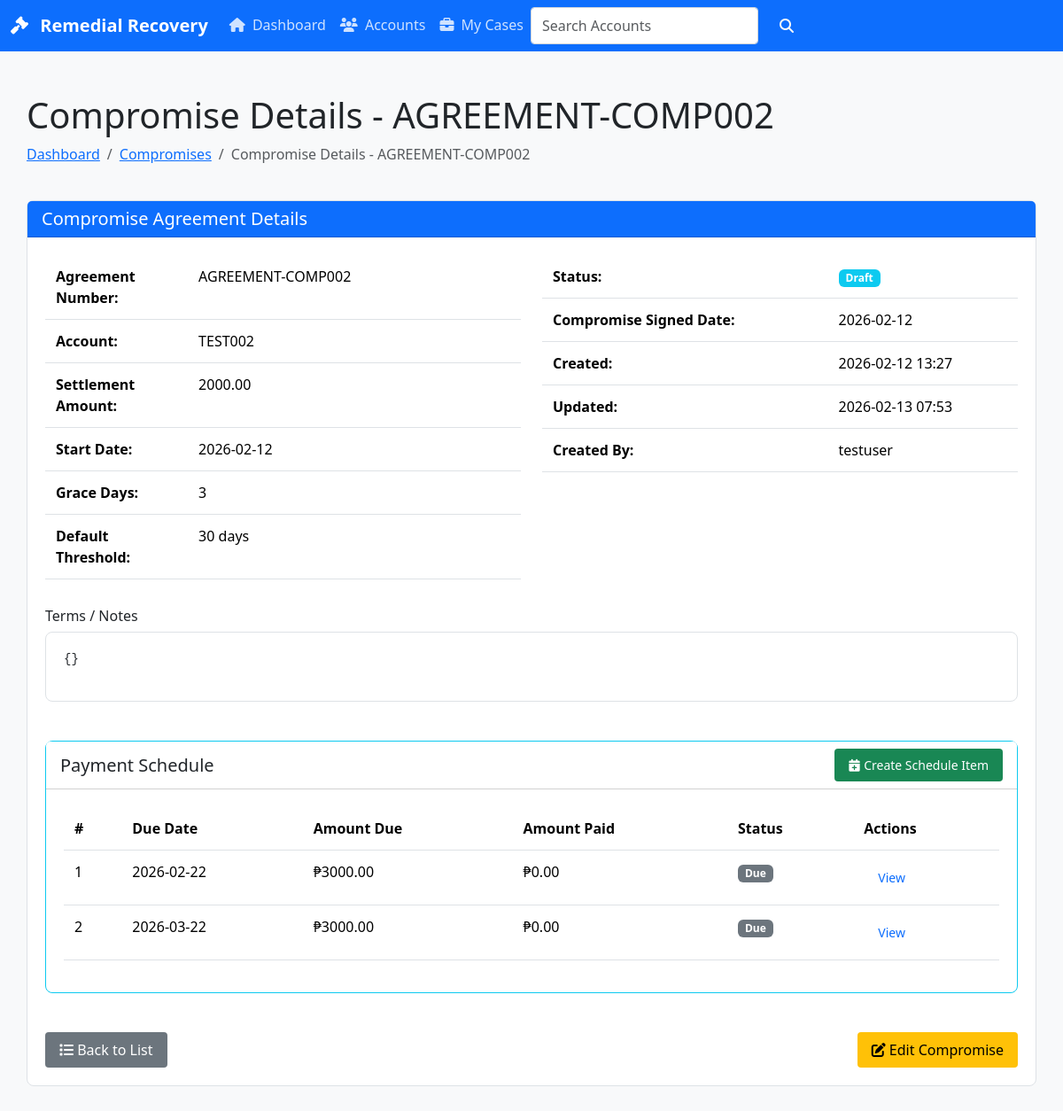
Page /remedial/compromises/1/ on the committed database.
### apps/remedial/models.py (models this page shows, shortened)
class CompromiseAgreement(TenantAwareModel, TimeStampedModel):
    remedial_account = models.ForeignKey(
        RemedialAccount,
        on_delete=models.CASCADE,
        related_name="compromise_agreements",
    )
    agreement_no = models.CharField(max_length=64)
    status = models.CharField(max_length=20, choices=CompromiseStatus.choices, default=CompromiseStatus.DRAFT)
    settlement_amount = models.DecimalField(max_digits=14, decimal_places=2)
    start_date = models.DateField(null=True, blank=True)
    terms = models.TextField(blank=True, default="")
    grace_days = models.PositiveSmallIntegerField(default=3)
    default_threshold_days = models.PositiveSmallIntegerField(default=30)
    approved_by = models.ForeignKey(
        settings.AUTH_USER_MODEL,
        on_delete=models.PROTECT,
        null=True,
        blank=True,
        related_name="approved_compromises",
    )
    approved_at = models.DateTimeField(null=True, blank=True)
    created_by = models.ForeignKey(
        settings.AUTH_USER_MODEL,
        on_delete=models.PROTECT,
        related_name="created_compromises",
    )
    compromise_signed_date = models.DateField(null=True, blank=True)
    is_active = models.BooleanField(default=False)
    class Meta:
        constraints = [
            models.UniqueConstraint(
                fields=["remedial_account"],
                condition=models.Q(status__in=[
                    CompromiseStatus.APPROVED,
                    CompromiseStatus.ACTIVE,
                    CompromiseStatus.DEFAULTED,
                ]),
                name="unique_active_compromise_per_account",
            ),
            models.UniqueConstraint(fields=["remedial_account", "agreement_no"], name="unique_compromise_per_account"),
        ]

class RemedialAccount(TenantAwareModel, TimeStampedModel):
    id = models.UUIDField(primary_key=True, default=uuid.uuid4, editable=False)
    loan_account_no = models.CharField(max_length=64, unique=True)
    borrower_name = models.CharField(max_length=255)
    borrower_id_ref = models.CharField(max_length=64, blank=True)
    outstanding_balance_ref = models.DecimalField(max_digits=14, decimal_places=2, null=True, blank=True)
    stage = models.CharField(max_length=20, choices=RemedialStage.choices, default=RemedialStage.PRE_LEGAL)
    status = models.CharField(max_length=20, choices=RemedialStatus.choices, default=RemedialStatus.ACTIVE)
    assigned_officer = models.ForeignKey(
        settings.AUTH_USER_MODEL,
        on_delete=models.PROTECT,
        null=True,
        blank=True,
        related_name="assigned_remedial_accounts",
    )
    closed_at = models.DateTimeField(null=True, blank=True)
    remarks = models.TextField(blank=True)
    metadata = models.JSONField(default=dict, blank=True)
    class Meta:
        indexes = [
            models.Index(fields=["stage", "status"]),
            models.Index(fields=["assigned_officer", "stage"]),
        ]

class CompromiseScheduleItem(TenantAwareModel, TimeStampedModel):
    compromise_agreement = models.ForeignKey(
        CompromiseAgreement,
        on_delete=models.CASCADE,
        related_name="schedule_items",
    )
    seq_no = models.PositiveIntegerField()
    due_date = models.DateField()
    amount_due = models.DecimalField(max_digits=14, decimal_places=2)
    amount_paid = models.DecimalField(max_digits=14, decimal_places=2, default=0)
    status = models.CharField(max_length=10, choices=ScheduleStatus.choices, default=ScheduleStatus.DUE)
    notes = models.TextField(blank=True)
    last_reminder_sent_at = models.DateTimeField(null=True, blank=True)
    last_escalation_sent_at = models.DateTimeField(null=True, blank=True)
    class Meta:
        unique_together = ("compromise_agreement", "seq_no")
        ordering = ["due_date"]

### apps/remedial/views.py (the view)
# urls.py: path("compromises/<int:pk>/", views.CompromiseDetailView.as_view(), name="compromise-detail"),
class CompromiseDetailView(DetailView):
    model = models.CompromiseAgreement
    template_name = 'remedial/compromise_detail.html'
    context_object_name = 'compromise'
    def get_queryset(self):
        return models.CompromiseAgreement.objects.filter(tenant=self.request.tenant).prefetch_related(
            'schedule_items__payments'
        )
    def get_context_data(self, **kwargs):
        context = super().get_context_data(**kwargs)
        context['title'] = f'Compromise Details - {self.object.agreement_no}'
        context['active_page'] = 'compromises'
        return context

### templates/remedial/compromise_detail.html
{% extends "base.html" %}
{% block content %}
<div class="container py-4">
    <div class="row mb-4">
        <div class="col">
            <h1>{{ title }}</h1>
            <nav aria-label="breadcrumb">
                <ol class="breadcrumb">
                    <li class="breadcrumb-item"><a href="{% url 'remedial:dashboard' %}">Dashboard</a></li>
                    <li class="breadcrumb-item"><a href="{% url 'remedial:compromiseagreement-list' %}">Compromises</a></li>
                    <li class="breadcrumb-item active" aria-current="page">{{ title }}</li>
                </ol>
            </nav>
        </div>
    </div>
    <div class="card">
        <div class="card-header bg-primary text-white">
            <h5 class="mb-0">Compromise Agreement Details</h5>
        </div>
        <div class="card-body">
            <div class="row">
                <div class="col-md-6">
                    <table class="table table-borderless">
                        <tr>
                            <th style="width: 30%;">Agreement Number:</th>
                            <td>{{ compromise.agreement_no }}</td>
                        </tr>
                        <tr>
                            <th>Account:</th>
                            <td>{{ compromise.remedial_account.loan_account_no }}</td>
                        </tr>
                        <tr>
                            <th>Settlement Amount:</th>
                            <td>{{ compromise.settlement_amount }}</td>
                        </tr>
                        <tr>
                            <th>Start Date:</th>
                            <td>{{ compromise.start_date|date:"Y-m-d" }}</td>
                        </tr>
                        <tr>
                            <th>Grace Days:</th>
                            <td>{{ compromise.grace_days }}</td>
                        </tr>
                        <tr>
                            <th>Default Threshold:</th>
                            <td>{{ compromise.default_threshold_days }} days</td>
                        </tr>
                    </table>
                </div>
                <div class="col-md-6">
                    <table class="table table-borderless">
                        <tr>
                            <th>Status:</th>
                            <td>
                                <span class="badge bg-info">{{ compromise.get_status_display }}</span>
                            </td>
                        </tr>
                        <tr>
                            <th>Compromise Signed Date:</th>
                            <td>{{ compromise.compromise_signed_date|date:"Y-m-d" }}</td>
                        </tr>
                        <tr>
                            <th>Created:</th>
                            <td>{{ compromise.created_at|date:"Y-m-d H:i" }}</td>
                        </tr>
                        <tr>
                            <th>Updated:</th>
                            <td>{{ compromise.updated_at|date:"Y-m-d H:i" }}</td>
                        </tr>
                        <tr>
                            <th>Created By:</th>
                            <td>{{ compromise.created_by }}</td>
                        </tr>
                    </table>
                </div>
            </div>
            <div class="row mt-3">
                <div class="col-12">
                    <h6>Terms / Notes</h6>
                    <div class="card">
                        <div class="card-body">
                            <pre class="small">{{ compromise.terms }}</pre>
                        </div>
                    </div>
                </div>
            </div>
            <div class="row mt-4">
                <div class="col-12">
                    <div class="card border-info">
                        <div class="card-header bg-white d-flex justify-content-between align-items-center">
                            <h5 class="mb-0">Payment Schedule</h5>
                            <a href="{% url 'remedial:scheduleitem-create' %}?compromise_id={{ compromise.pk }}" class="btn btn-success btn-sm">
                                <i class="fas fa-calendar-plus"></i> Create Schedule Item
                            </a>
                        </div>
                        <div class="card-body">
                            {% with schedule_items=compromise.schedule_items.all %}
                                {% if schedule_items %}
                                    <div class="table-responsive">
                                        <table class="table table-sm table-hover">
                                            <thead>
                                                <tr>
                                                    <th scope="col">#</th>
                                                    <th scope="col">Due Date</th>
                                                    <th scope="col">Amount Due</th>
                                                    <th scope="col">Amount Paid</th>
                                                    <th scope="col">Status</th>
                                                    <th scope="col">Actions</th>
                                                </tr>
                                            </thead>
                                            <tbody>
                                                {% for item in schedule_items %}
                                                    <tr>
                                                        <td>{{ item.seq_no }}</td>
                                                        <td>{{ item.due_date|date:"Y-m-d" }}</td>
                                                        <td>₱{{ item.amount_due|floatformat:2 }}</td>
                                                        <td>₱{{ item.amount_paid|floatformat:2 }}</td>
                                                        <td>
                                                            <span class="badge bg-secondary">{{ item.get_status_display }}</span>
                                                        </td>
                                                        <td>
                                                            <a href="{% url 'remedial:scheduleitem-detail' item.pk %}" class="btn btn-outline-primary btn-sm">
                                                                View
                                                            </a>
                                                        </td>
                                                    </tr>
                                                {% endfor %}
                                            </tbody>
                                        </table>
                                    </div>
                                {% else %}
                                    <p class="text-muted mb-0">No schedule items have been created for this compromise yet.</p>
                                {% endif %}
                            {% endwith %}
                        </div>
                    </div>
                </div>
            </div>
            <div class="d-flex justify-content-between mt-4">
                <a href="{% url 'remedial:compromiseagreement-list' %}" class="btn btn-secondary">
                    <i class="fas fa-list"></i> Back to List
                </a>
                <div>
                    <a href="{% url 'remedial:compromise-update' compromise.pk %}" class="btn btn-warning">
                        <i class="fas fa-edit"></i> Edit Compromise
                    </a>
                </div>
            </div>
        </div>
    </div>
</div>
{% endblock %}

### templates/base.html (style rules this page uses)
.container { max-width: 1200px; margin: 0 auto; padding: 0 15px; }
.btn { padding: 8px 16px; border-radius: 4px; border: none; cursor: pointer; font-weight: 500; }
.card { border: 1px solid #dee2e6; border-radius: 8px; margin-bottom: 20px; }
.card-body { padding: 20px; }
.table { width: 100%; border-collapse: collapse; }
.table th, .table td { padding: 12px; text-align: left; border-bottom: 1px solid #dee2e6; }
.badge { display: inline-block; padding: 4px 8px; font-size: 12px; font-weight: 600; }

### rows in the picture
CompromiseAgreement: agreement_no "AGREEMENT-COMP002", remedial_account.loan_account_no "TEST002", settlement_amount "2000.00", start_date "2026-02-12", grace_days "3", default_threshold_days "30", status "Draft", compromise_signed_date "2026-02-12", created_at "2026-02-12 13:27", updated_at "2026-02-13 07:53", created_by "testuser", terms "{}"
CompromiseScheduleItem: seq_no "1", due_date "2026-02-22", amount_due "3000.00", amount_paid "0.00", status "Due"
CompromiseScheduleItem: seq_no "2", due_date "2026-03-22", amount_due "3000.00", amount_paid "0.00", status "Due"

### other values in the picture
{{ title }} "Compromise Details - AGREEMENT-COMP002"
